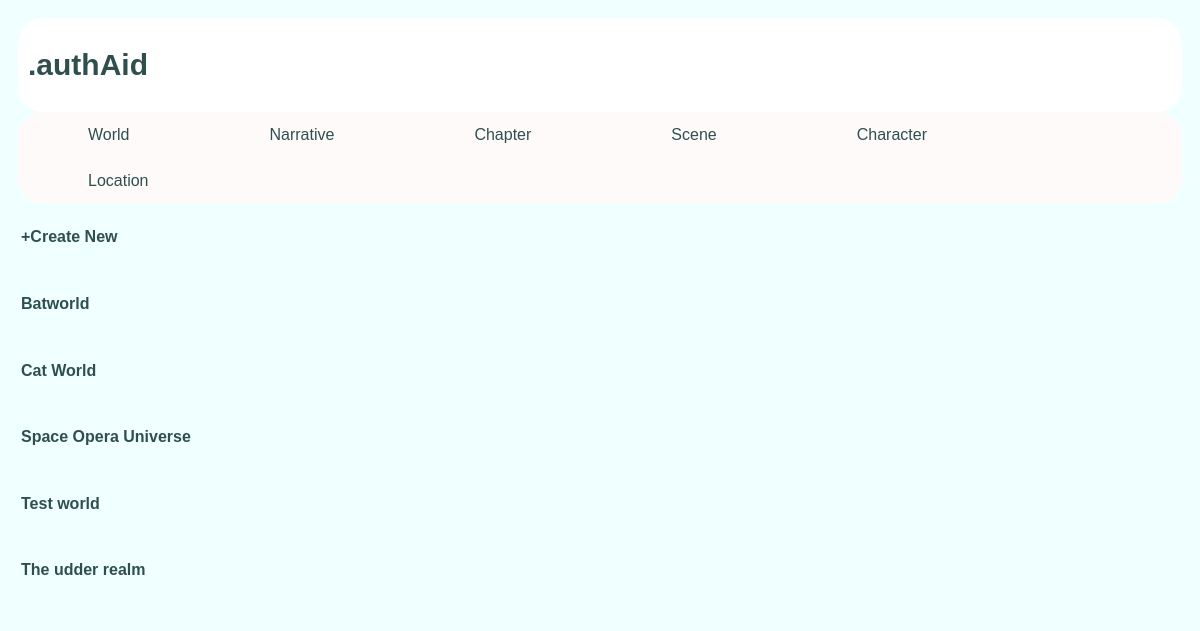
/author/world/, run on an earlier commit of the app's database.
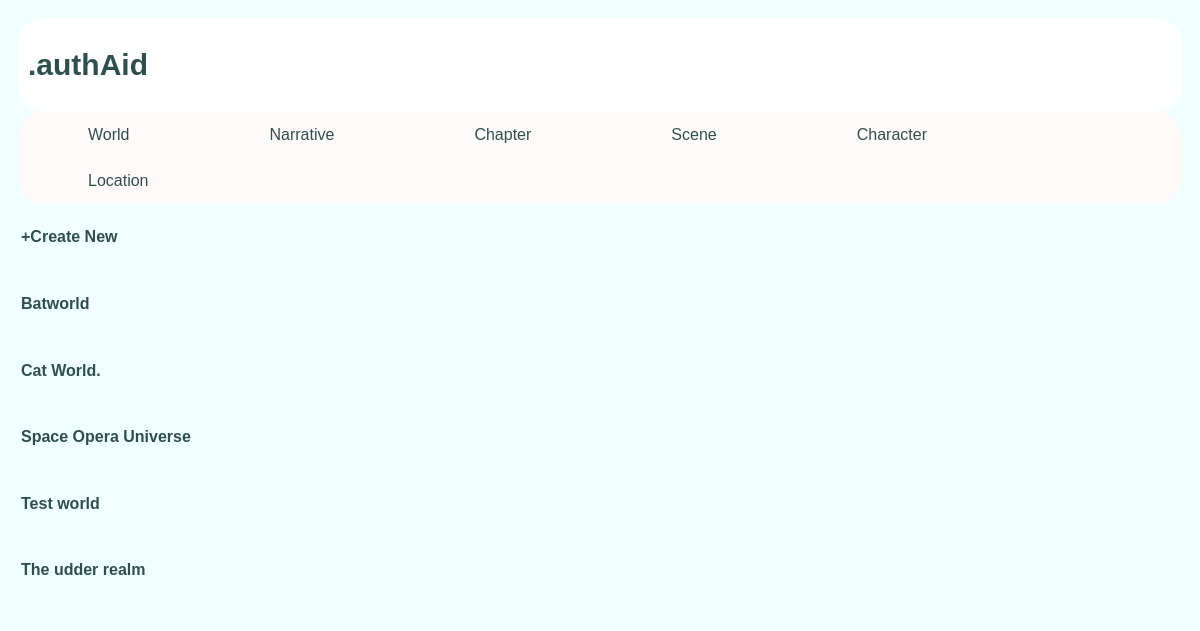
And on a later commit of the database.
### author/models.py (models this page shows, shortened)
class World(models.Model):
    name = models.CharField(max_length=name_length, default='',blank=True)
    description = models.CharField(max_length=description_length, default='',blank=True)
    notes = notes_all

### author/views.py (the view)
# urls.py: path('world/',views.WorldView.as_view(), name='world'),
class WorldView(ListView):
    template_name = 'author/world.html'
    context_object_name = 'world_list'
    def get_queryset(self):
        return World.objects.all().order_by('name')

### author/templates/author/world.html (shortened to what this page needs)
<!DOCTYPE html>
<html lang="en">
<head>
</head>
<body>
{% extends "author/base.html" %}
{%block content%}
    <div class="sidebar">
    <h4><a href="{% url 'author:world_create'%}">+Create New</a> </h4>
    </div>
    {% if world_list %}
            {% for world in world_list %}
                <div class="sidebar">
                    <h4><a href= "{%url 'author:world_detail' world.id%}" >{{world.name}}</a> </h4>
                </div>
            {% endfor %}
    {% endif %}
{%endblock%}

What changed in the data, as far as the page shows it:
changed World: name "Cat World" → "Cat World."
